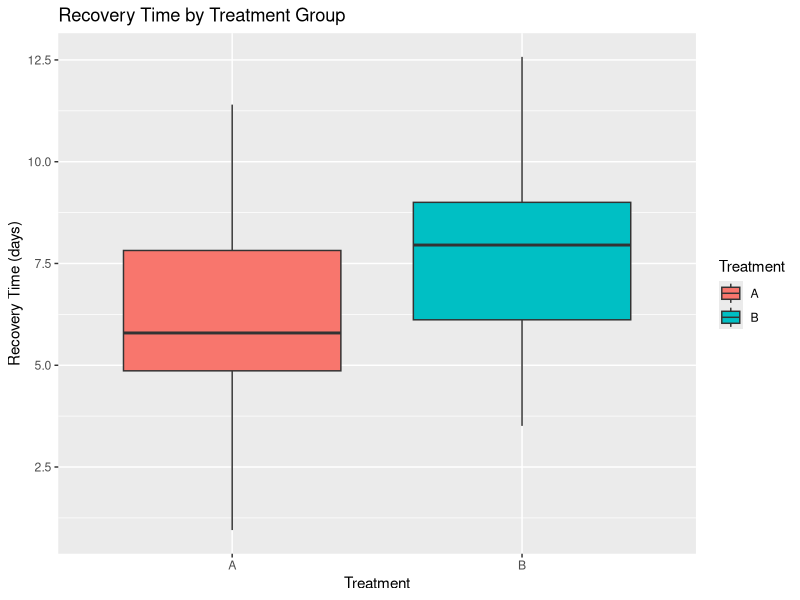
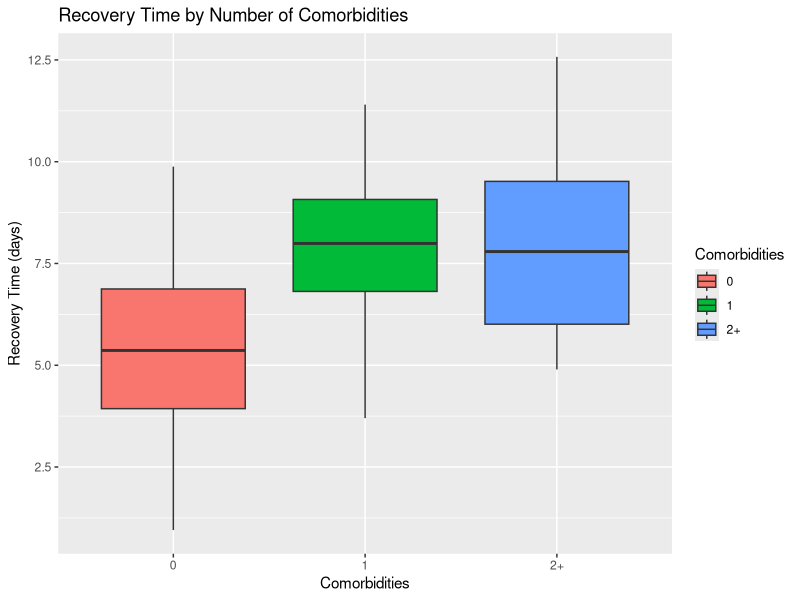

Generate these figures, in order, with R:
# Load required packages
library(dplyr)
library(ggplot2)
set.seed(42)

# Simulate data
n <- 100
data <- data.frame(
  PatientID = 1:n,
  Treatment = factor(sample(c("A", "B"), n, replace = TRUE)),
  Comorbidities = factor(sample(c("0", "1", "2+"), n, replace = TRUE)),
  RecoveryTime = rnorm(n, mean = 7, sd = 2)
)

# Add effects: Treatment A recovers faster, more comorbidities = longer recovery
data$RecoveryTime <- data$RecoveryTime -
  ifelse(data$Treatment == "A", 2, 0) +
  ifelse(data$Comorbidities == "1", 1, ifelse(data$Comorbidities == "2+", 3, 0))

head(data)


## Indepdent t-test samples##

# Compare RecoveryTime between Treatment A and B
t_test_result <- t.test(RecoveryTime ~ Treatment, data = data)
print(t_test_result)


## One-Way ANOVA ##
# Compare RecoveryTime across Comorbidity groups
anova_result <- aov(RecoveryTime ~ Comorbidities, data = data)
summary(anova_result)

# Post-hoc test (Tukey's HSD)
tukey_result <- TukeyHSD(anova_result)
print(tukey_result)


## Visualization ##
# Boxplot: Recovery Time by Treatment
ggplot(data, aes(x = Treatment, y = RecoveryTime, fill = Treatment)) +
  geom_boxplot() +
  labs(title = "Recovery Time by Treatment Group", y = "Recovery Time (days)")

# Boxplot: Recovery Time by Comorbidities
ggplot(data, aes(x = Comorbidities, y = RecoveryTime, fill = Comorbidities)) +
  geom_boxplot() +
  labs(title = "Recovery Time by Number of Comorbidities", y = "Recovery Time (days)")

## Assumption Checks ##

# Normality check
shapiro.test(data$RecoveryTime[data$Treatment == "A"])
shapiro.test(data$RecoveryTime[data$Treatment == "B"])

# Homogeneity of variances
library(car)
leveneTest(RecoveryTime ~ Comorbidities, data = data)
